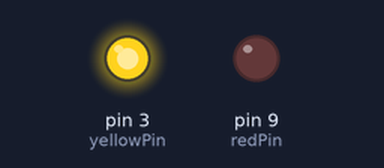
A sketch run on a simulated Arduino Uno, built with avr-gcc and run on an emulated ATmega328P. Shown: output pins drawn as LEDs (lit = HIGH).

Above: at 0.15 s.
At 3.15 s:
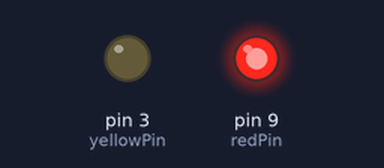
At 5.85 s:
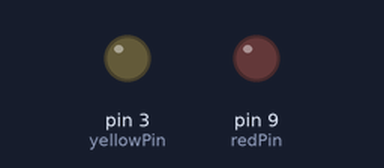
Timing chart, 0 to 6.2 s (numbered marks = the images above):
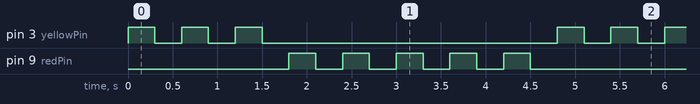

Measured:
- by itself, pin 3 (yellowPin): repeats every 4.8 s: 2 × (LOW 0.30 s, HIGH 0.30 s), LOW 3.3 s, HIGH 0.30 s
- by itself, pin 9 (redPin): repeats every 4.8 s: 4 × (LOW 0.30 s, HIGH 0.30 s), LOW 2.1 s, HIGH 0.30 s
- by itself, everything shown: repeats every 4.8 s, in 16 steps

The sketch:

sketch_jul15b.ino
```cpp
int redPin = 9;
int yellowPin = 3;
int dt = 300;

int yellow = 3;
int red = 5;
int i;


void setup() {
  // put your setup code here, to run once:
  pinMode(redPin, OUTPUT);
  pinMode(yellowPin, OUTPUT);
}

void loop() {
  // put your main code here, to run repeatedly:

  for (i = 1; i <= yellow; i = i + 1) {
    digitalWrite(yellowPin, HIGH);
    delay(dt);
    digitalWrite(yellowPin, LOW);
    delay(dt);
  }

  for (i = 0; i < red; i = i + 1) {
    digitalWrite(redPin, HIGH);
    delay(dt);
    digitalWrite(redPin, LOW);
    delay(dt);
  }
}
```
